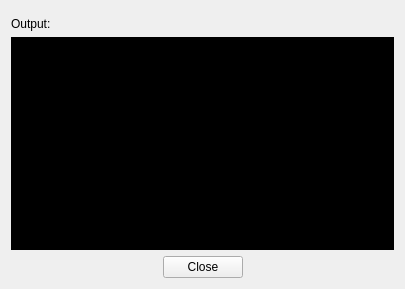
<?xml version="1.0" encoding="UTF-8"?>
<ui version="4.0">
 <class>RemoteProcessDialog</class>
 <widget class="QWidget" name="RemoteProcessDialog">
  <property name="geometry">
   <rect>
    <x>0</x>
    <y>0</y>
    <width>405</width>
    <height>289</height>
   </rect>
  </property>
  <layout class="QVBoxLayout" name="verticalLayout" stretch="0,0,0">
   <item>
    <widget class="MessageWidget" name="messageWidget" native="true">
     <property name="sizePolicy">
      <sizepolicy hsizetype="Preferred" vsizetype="Preferred">
       <horstretch>0</horstretch>
       <verstretch>0</verstretch>
      </sizepolicy>
     </property>
    </widget>
   </item>
   <item>
    <layout class="QVBoxLayout" name="verticalLayout_2">
     <item>
      <widget class="QLabel" name="label">
       <property name="text">
        <string>Output:</string>
       </property>
      </widget>
     </item>
     <item>
      <widget class="QPlainTextEdit" name="output">
       <property name="font">
        <font>
         <family>Noto Sans Mono</family>
        </font>
       </property>
       <property name="styleSheet">
        <string notr="true">background-color: black; color: white;</string>
       </property>
       <property name="readOnly">
        <bool>true</bool>
       </property>
      </widget>
     </item>
    </layout>
   </item>
   <item>
    <layout class="QHBoxLayout" name="horizontalLayout">
     <item>
      <widget class="QDialogButtonBox" name="buttonBox">
       <property name="standardButtons">
        <set>QDialogButtonBox::Close</set>
       </property>
       <property name="centerButtons">
        <bool>true</bool>
       </property>
      </widget>
     </item>
    </layout>
   </item>
  </layout>
 </widget>
 <customwidgets>
  <customwidget>
   <class>MessageWidget</class>
   <extends>QWidget</extends>
   <header>gui/MessageWidget.h</header>
   <container>1</container>
  </customwidget>
 </customwidgets>
 <resources/>
 <connections/>
</ui>
